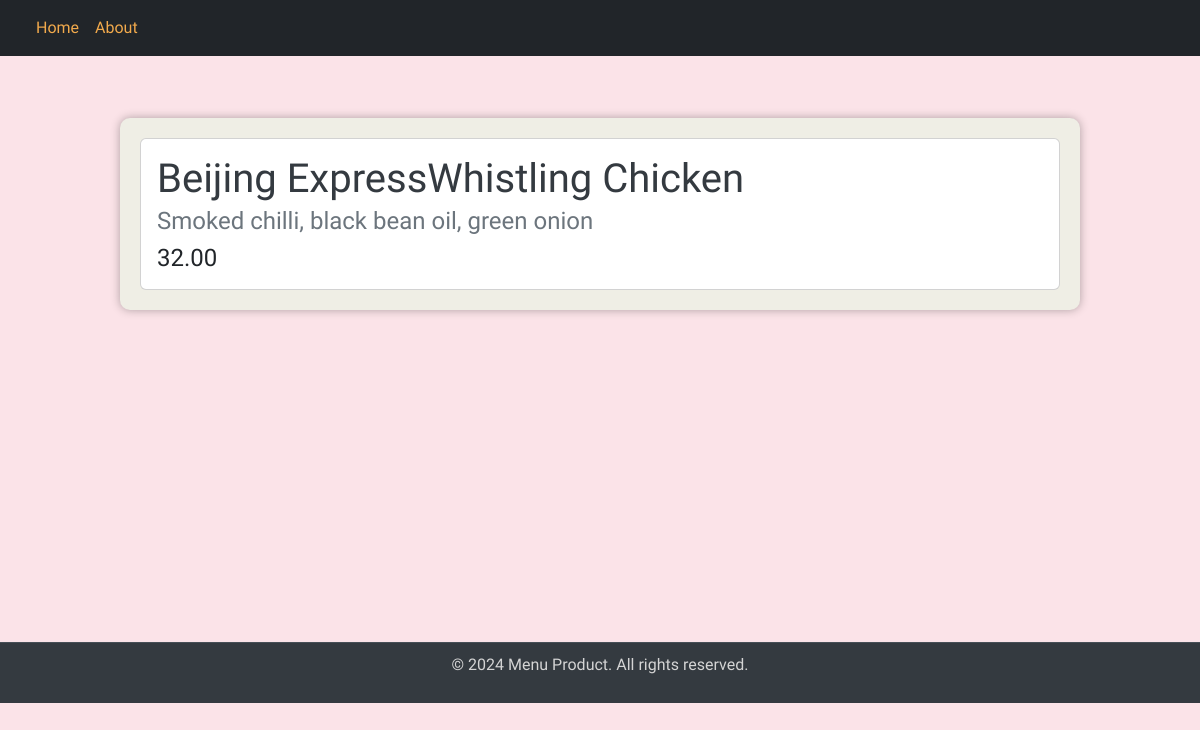
The app's page /item/9/ with its own data.
### restaurant_menu/models.py (models this page shows, shortened)
class Item(models.Model):
    meal = models.CharField(max_length=100, unique=True)
    description = models.CharField(max_length=2000)
    price = models.DecimalField(max_digits=10, decimal_places=2)
    meal_type = models.CharField(max_length=200, choices=MEAL_TYPE)
    author = models.ForeignKey(User, on_delete=models.PROTECT)
    status = models.IntegerField(choices=STATUS, default=1)
    date_created = models.DateTimeField(auto_now_add=True)
    date_update = models.DateTimeField(auto_now=True)

### restaurant_menu/views.py (the view)
# urls.py: path('item/<int:pk>/', MenuItemDetail.as_view(), name='menu_item'),
class MenuItemDetail(generic.DetailView):
    model = Item
    template_name = "menu_item_detail.html"

### restaurant_menu/templates/menu_item_detail.html
{% extends 'base.html' %}
{% block content  %}
<div class="container mt-5">
    <div class="card">
        <div class="card-body">
            <h1 class="card-title">{{ item.meal }}</h1>
            <h4 class="card-subtitle mb-2 text-muted">{{ item.description }}</h4>
            <h4 class="card-text">{{ item.price }}</h4>
        </div>
    </div>
</div>
<br>
<br>
<br>
<br>
<br>
<br>
<br>
<br>
<br>
<br>
<br>
<br>
<br>
{% endblock content %}

### restaurant_menu/templates/base.html (style rules this page uses)
body { display: flex; flex-direction: column; min-height: 100vh; background-color: #fbe3e8; font-family: 'Jaro', sans-serif; margin: 0; }
.container { max-width: 960px; background-color: #efeee5; padding: 20px; border-radius: 10px; box-shadow: 0 0 10px rgba(0, 0, 0, 0.3); position: relative; top:70px; overflow-y: auto; }
h1, h2 { color: #343a40; }

### records on screen
Item: meal "Beijing ExpressWhistling Chicken", description "Smoked chilli, black bean oil, green onion", price "32.00"
